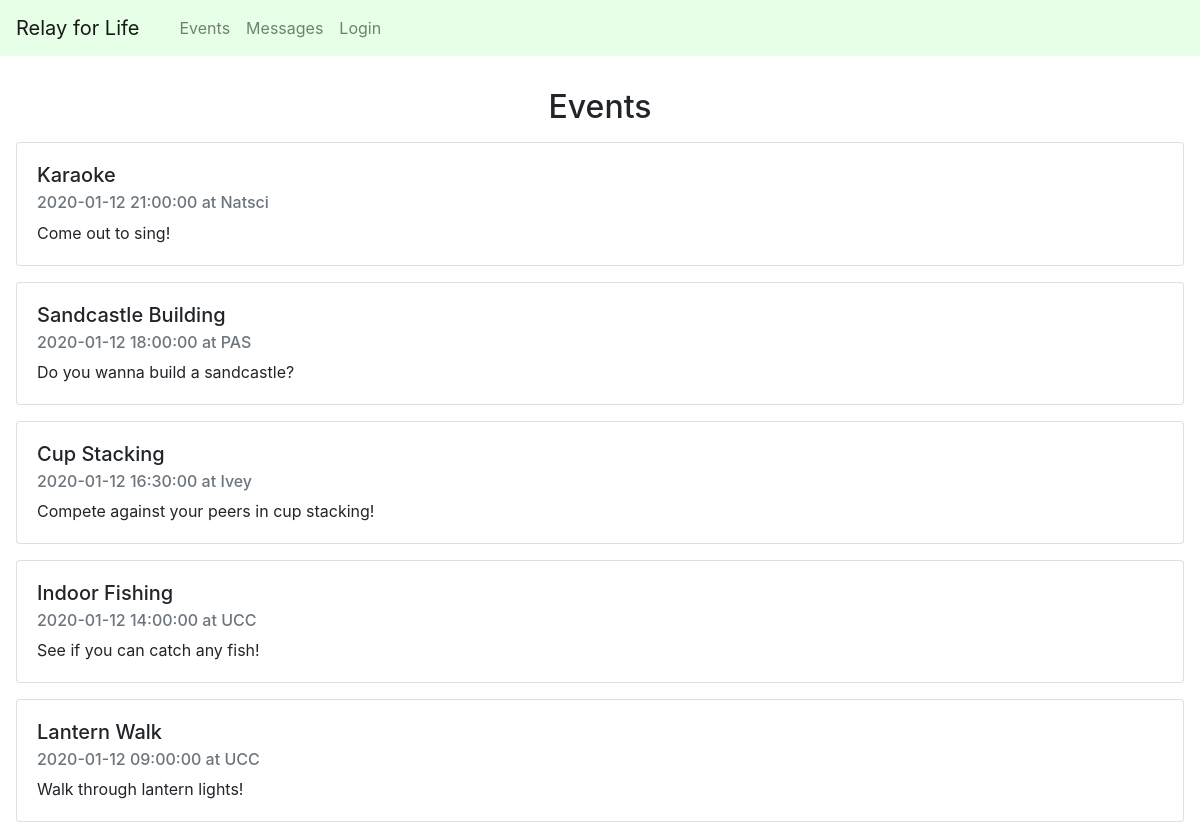
The app's page /events with its own data.
### app/models.py (models this page shows, shortened)
class Event(db.Model):
    id = db.Column(db.Integer, primary_key=True)
    title = db.Column(db.String(200), index=True, unique=True)
    timestamp = db.Column(db.DateTime, index=True)
    location = db.Column(db.String(200), index=True)
    description = db.Column(db.String(500), index=True)

### app/routes.py (the view)
@app.route('/')
@app.route('/events')
def events():
    events = Event.query.order_by(desc(Event.timestamp)).all()
    return render_template('events.html', events=events)

### app/templates/events.html
{% extends "base.html" %}
{% block content %}
        <div>
            <h2 id="events" class="text-center" style="margin-top:1em;">Events</h2>
        </div>
        {% for event in events %}
        <div class="card" style="margin:1em;">
            <div class="card-body">
              <h5 class="card-title">{{ event.title }}</h5>
              <h6 class="card-subtitle mb-2 text-muted">{{ event.timestamp }} at {{ event.location }}</h6>
              <p class="card-text">{{ event.description }}</p>
            </div>
          </div>
        {% endfor %}
{% endblock %}

### records on screen
Event: title "Karaoke", timestamp "2020-01-12 21:00:00", location "Natsci", description "Come out to sing!"
Event: title "Sandcastle Building", timestamp "2020-01-12 18:00:00", location "PAS", description "Do you wanna build a sandcastle?"
Event: title "Cup Stacking", timestamp "2020-01-12 16:30:00", location "Ivey", description "Compete against your peers in cup stacking!"
Event: title "Indoor Fishing", timestamp "2020-01-12 14:00:00", location "UCC", description "See if you can catch any fish!"
Event: title "Lantern Walk", timestamp "2020-01-12 09:00:00", location "UCC", description "Walk through lantern lights!"
